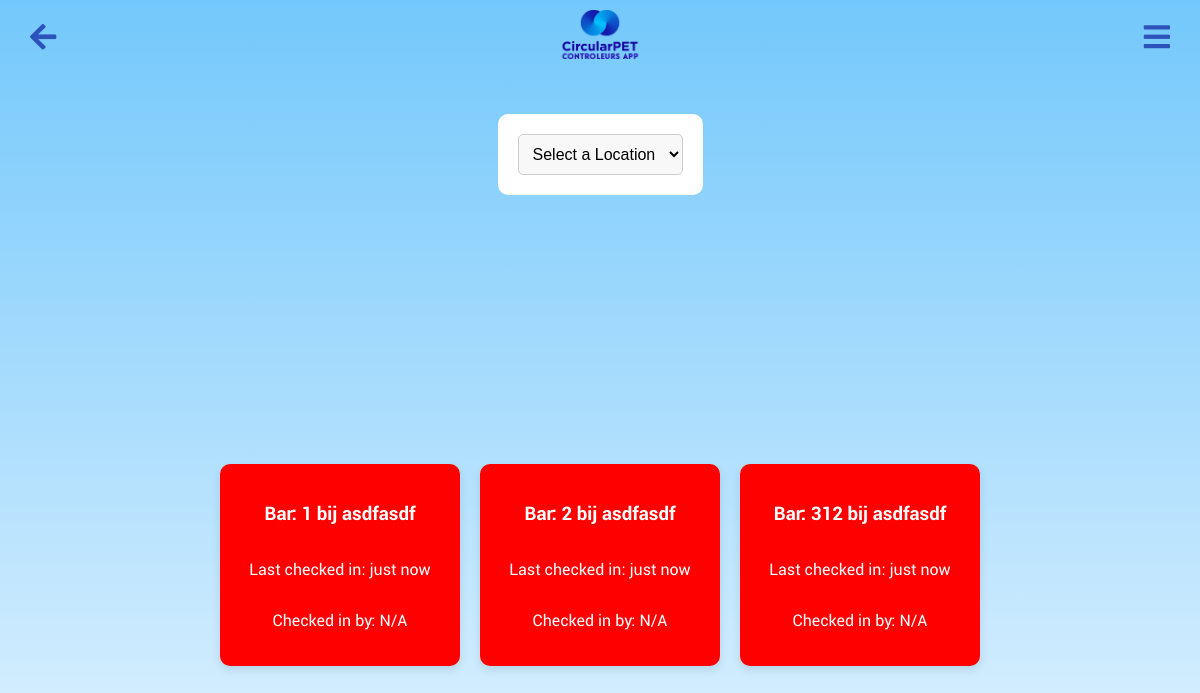
Page /check_ins on the earlier database version.
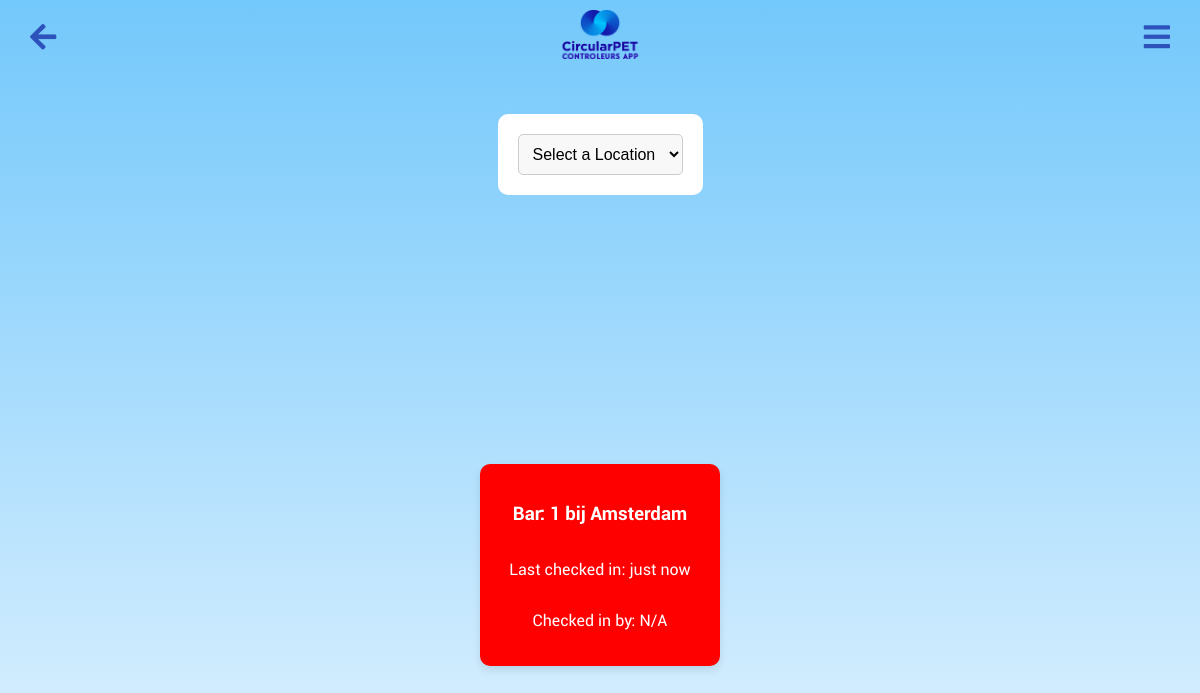
Same page on the later database version.
### app.py (models this page shows, shortened)
class Bar(db.Model):
    id = db.Column(db.Integer, primary_key=True)
    zakken_gekregen = db.Column(db.Integer, default=0)
    volle_zakken_opgehaald = db.Column(db.Integer, default=0)
    kg_van_zak = db.Column(db.Integer, default=0)
    url = db.Column(db.String)
    link = db.Column(db.String)
    note = db.Column(db.String, nullable=True)  # Add this line to include a note field
    change_log = db.Column(db.String, default="", nullable=True)
    activity_log = db.relationship('ActivityLog', backref='bar', lazy=True)
    last_checked_in = db.Column(db.DateTime, nullable=True)
    last_checked_in_user_id = db.Column(db.Integer, db.ForeignKey('user.id'), nullable=True)
    last_checked_in_user = db.relationship('User', foreign_keys=[last_checked_in_user_id], backref='checked_in_bars')
    id = db.Column(db.Integer, primary_key=True)
    name = db.Column(db.String(120), nullable=False)
    zakken = db.Column(db.Integer, nullable=False, default=0)
    bekers = db.Column(db.Integer, nullable=False, default=0)
    location_id = db.Column(db.Integer, db.ForeignKey('location.id'), nullable=False)
    location = db.relationship('Location', backref=db.backref('bars', lazy=True))
    x = db.Column(db.Float, nullable=True)  # X coordinate as percentage
    y = db.Column(db.Float, nullable=True)  # Y coordinate as percentage
    note = db.Column(db.String(1000))  # Assuming note is just a text field for simplicity

class Location(db.Model):
    __tablename__ = 'location'
    __table_args__ = {'extend_existing': True}
    id = db.Column(db.Integer, primary_key=True)
    name = db.Column(db.String(120), unique=True, nullable=False)
    zakken = db.Column(db.Integer, nullable=False, default=0)
    bekers = db.Column(db.Integer, nullable=False, default=0)
    url = db.Column(db.String(500), nullable=True)
    map_image = db.Column(db.String(255))  # New field to store the filename of the map image

### app.py (the view)
@app.route('/check_ins')
def check_ins():
    location_id = request.args.get('location_id')
    if location_id:
        bars = Bar.query.filter_by(location_id=location_id).all()
    else:
        bars = Bar.query.all()
    locations = Location.query.all()
    return render_template('check_ins.html', bars=bars, locations=locations)

### app.py (called while the page is built, shortened)
@app.template_filter('time_since')
def time_since(dt, default="just now"):
    now = datetime.utcnow()
    diff = now - dt if dt else None
    if diff is None:
        return default

@app.template_filter('hours_since')
def hours_since(dt):
    if dt is None:
        return float('inf')  # Return infinity if there's no last check-in time
    now = datetime.utcnow()
    diff = now - dt
    hours = diff.total_seconds() / 3600
    return hours

### templates/check_ins.html (shortened to what this page needs)
<!DOCTYPE html>
<html lang="en">
<head>
    <link rel="stylesheet" href="{{ url_for('static', filename='main.css') }}">
    <link rel="stylesheet" href="https://cdnjs.cloudflare.com/ajax/libs/font-awesome/5.15.1/css/all.min.css">
</head>
<body>
    <img src="{{ url_for('static', filename='logo.png') }}" alt="CircularPET Logo" class="logo2">
    <a href="javascript:history.back()" class="back-button"><i class="fas fa-arrow-left"></i></a>
    <div class="gear-icon-container"> <i id="toggleSidebar" class="fa fa-bars"></i></div>
        <div class="location-filters">
            <form action="{{ url_for('check_ins') }}" method="get">
                <select name="location_id" onchange="this.form.submit()">
                    <option value="">Select a Location</option>
                </select>
            </form>
        </div>
        <div class="bars-container">
            {% for bar in bars %}
            {% set hours_since_checkin = bar.last_checked_in | hours_since %}
            <div class="bar-item"
            style="background-color:
                   {% if hours_since_checkin is none or hours_since_checkin < 0.1 %}white;
                   {% elif hours_since_checkin <= 0.1 %}white;
                   {% elif hours_since_checkin > 2 %}red; color: white;
                   {% elif hours_since_checkin > 1 %}orange; color: white;
                   {% else %}white;
                   {% endif %}">
                <h3>Bar: {{ bar.name }} bij {{ bar.location.name }}</h3>
                <p>Last checked in: {{ bar.last_checked_in | time_since }}</p>
                {% if bar.last_checked_in_user %}
                <p>Checked in by: <a href="{{ url_for('user_dashboard', user_id=bar.last_checked_in_user.id) }}">{{ bar.last_checked_in_user.username }}</a></p>                {% else %}
                <p>Checked in by: N/A</p>
                {% endif %}
            </div>
            {% endfor %}
        </div>
</body>
</html>

### static/main.css (style rules this page uses)
body { font-family: 'Roboto', sans-serif; background: linear-gradient(to bottom, #73c8fb 0%, #e0f2ff 100%); margin: 0; padding: 0; display: flex; height: 100vh; align-items: center; flex-wrap: wrap; justify-content: center; overflow-x: hidden; }
.back-button { position: fixed; top: 10px; left: 10px; background-color: transparent; color: #2E52BB; text-decoration: none; padding: 10px 20px; border-radius: 5px; font-size: 30px; z-index: 1000; }
.logo2 { position: absolute; top: 10px; width: 90px; position: fixed; z-index: 1000; }
.gear-icon-container { position: fixed; top: 20px; right: 20px; cursor: pointer; font-size: 24px; color: #2E52BB; font-size: 30px; padding: 10px 20px; margin-top: -10px; margin-right: -10px; z-index: 1000; }
::placeholder { color: #888; }
form { background: #fff; padding: 20px; border-radius: 10px; display: inline-block; }
form label, form select, form input[type="submit"] { font-size: 1em; }
form select { padding: 0.5em; border: 1px solid #ccc; border-radius: 5px; background-color: #f8f8f8; }
.bars-container { display: flex; flex-wrap: wrap; justify-content: center; gap: 20px; width: 100%; padding: 20px; }
.bar-item { background-color: #fff; padding: 20px; border-radius: 10px; box-shadow: 0 4px 8px rgba(0, 0, 0, 0.1); display: flex; flex-direction: column; align-items: center; justify-content: center; width: 200px; }
.location-filters { text-align: center; margin-bottom: 20px; }
.location-filters select { padding: 10px; border-radius: 5px; border: 1px solid #ccc; }

Differences in the rows shown:
removed Bar: name "2", location.name "asdfasdf", last_checked_in "just now"
removed Bar: name "312", location.name "asdfasdf", last_checked_in "just now"
changed Bar "just now": location.name "asdfasdf" → "Amsterdam"
